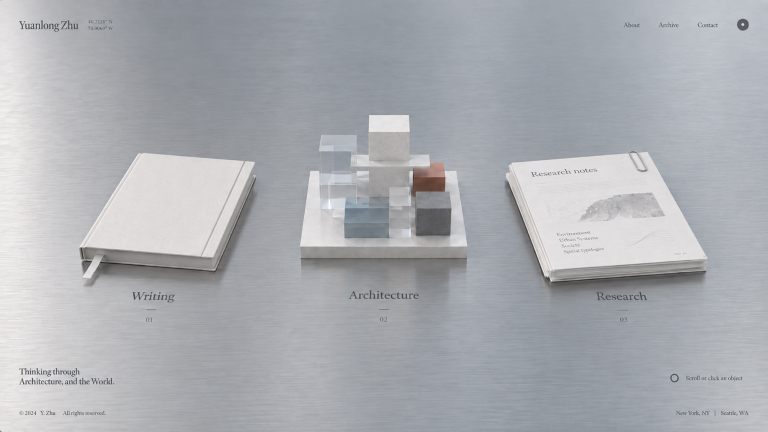
#> input picture dist/references/733B4843-FDFE-4226-B71E-1A773AAB24A8.jpeg, 1536 x 864 px, found by its file name (shown at 1/2 size)
$ python textures.py
#> lines starting #> are read from the running program, lines starting #| are printed output that depends on the picture
from PIL import Image,ImageDraw,ImageFont,ImageFilter
import numpy as np
from pathlib import Path
p=Path('dist/assets');rng=np.random.default_rng(24);n=1024
# Deterministic material data, no lighting baked into diffuse maps.
y,x=np.mgrid[:n,:n];noise=rng.normal(0,1,(n,n))
def gray(name,a):Image.fromarray(np.clip(a,0,255).astype('uint8'),'L').convert('RGB').save(p/name)
#> called with name = 'metal-rough.png'
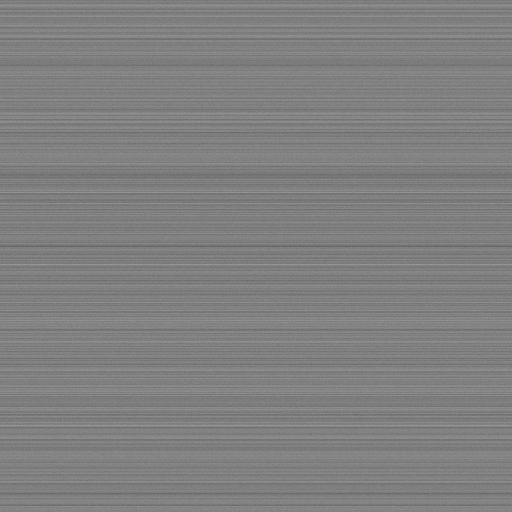
#> saved as metal-rough.png: PIL image 1024x1024 RGB (shown at 1/2 size); min 81, max 174, mean 127.7
gray('metal-rough.png',128+noise*5+np.repeat(rng.normal(0,9,(n,1)),n,axis=1))
gray('metal-bump.png',128+noise*2+np.repeat(rng.normal(0,2,(n,1)),n,axis=1))
gray('linen-bump.png',128+14*np.sin(x*2.2)+14*np.sin(y*2.2)+noise*9)
gray('stone-bump.png',128+noise*20)
gray('paper-bump.png',128+noise*4)
font='dist/assets/instrument-serif.ttf';im=Image.new('RGB',(1000,1300),(238,237,231));d=ImageDraw.Draw(im)
#> after `im = Image.new('RGB', (1000, 1300), (238, 237, 231))`:
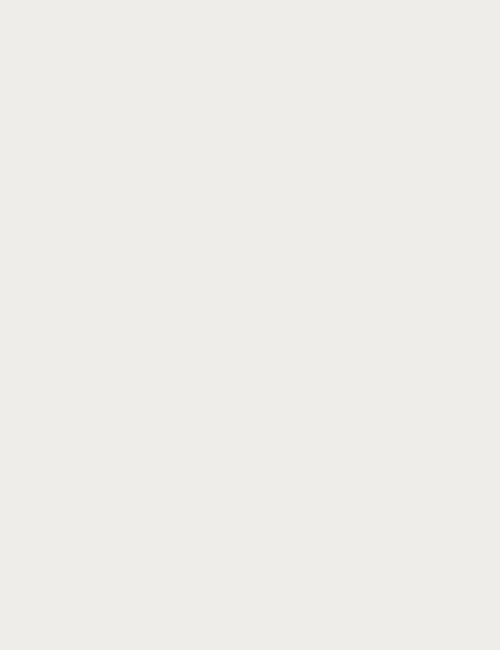
#> im: PIL image 1000x1300 RGB (shown at 1/2 size); mean R, G, B 238, 237, 231
def txt(pos,t,size,fill=(78,79,77)):d.text(pos,t,font=ImageFont.truetype(font,size),fill=fill)
txt((94,86),'Research notes',60)
for yy in [188,201,214,227]:d.line((95,yy,892,yy),fill=(215,215,209),width=1)
# Muted map excerpt directly from supplied reference, used as printed graphic only.
ref=Image.open('dist/references/733B4843-FDFE-4226-B71E-1A773AAB24A8.jpeg');m=ref.crop((1090,388,1327,445)).convert('L').resize((782,265));m=Image.blend(Image.new('L',m.size,230),m,.55);im.paste(m.convert('RGB'),(100,414))
#> further down, ref is the input picture: PIL image 1536x864 RGB; mean R, G, B 170.6, 173.1, 177.7
#> after `m = ref.crop((1090, 388, 1327, 445)).convert('L').resize((782, 265))`:
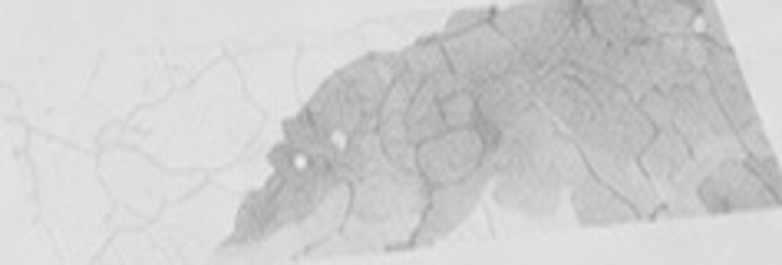
#> m: PIL image 782x265 L; min 144, max 237, mean 206.1
#> after `m = Image.blend(Image.new('L', m.size, 230), m, 0.55)`:
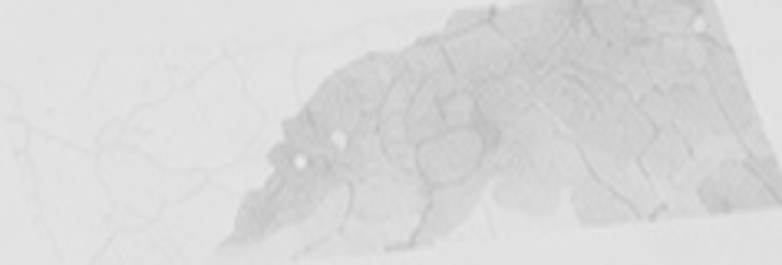
#> m: PIL image 782x265 L; min 182, max 233, mean 216.4
#> after `im.paste(m.convert('RGB'), (100, 414))`:
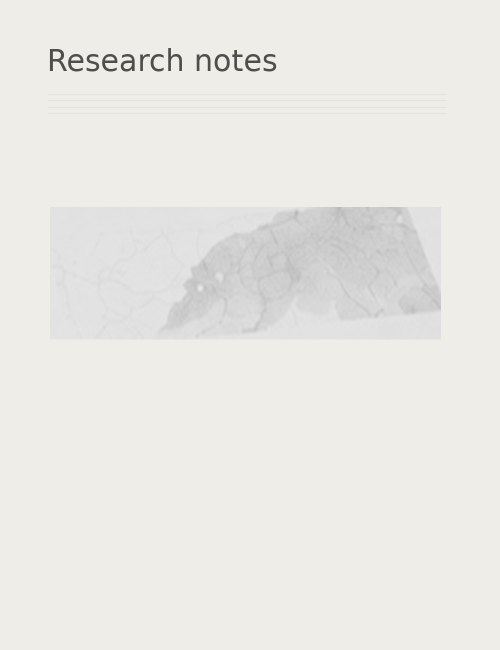
#> im: PIL image 1000x1300 RGB (shown at 1/2 size); mean R, G, B 233.8, 232.9, 227.9
for i,t in enumerate(['Environment','Urban Systems','Society','Spatial Typologies']):txt((99,873+i*45),t,32)
for yy in range(879,1100,25):d.line((533,yy,879,yy),fill=(219,219,214),width=1)
d.line([(544,1080),(610,1069),(677,1040),(727,986),(780,952),(872,914)],fill=(195,197,193),width=2);txt((820,1184),'Vol. 01',20,(151,151,146));im.save(p/'research-print.png')
#> after `d.line([(544, 1080), (610, 1069), (677, 1040), (727, 986), (780, 952),`:
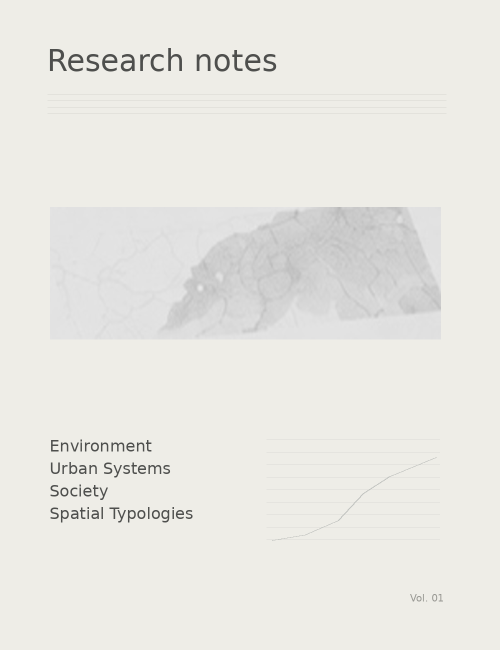
#> saved as research-print.png: PIL image 1000x1300 RGB (shown at 1/2 size); mean R, G, B 232.9, 232.1, 227.1
# Explicit contact-sheet crops for private reference-study content and QA.
#> (the run stopped early here; a loop or call above may not have finished)

$ run again, with assets/arch-mineral-normal.png saved as dist/references/733B4843-FDFE-4226-B71E-1A773AAB24A8.jpeg
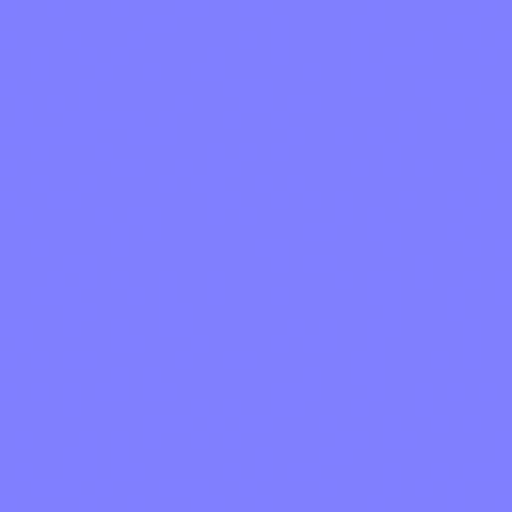
#> input picture assets/arch-mineral-normal.png, 1024 x 1024 px, found by its file name (shown at 1/2 size)
#> ref is the input picture: PIL image 1024x1024 RGB; mean R, G, B 127.3, 126.5, 254.1
#> m: PIL image 782x265 L; every value is 0
#> m: PIL image 782x265 L; every value is 103
#> `im.paste(m.convert('RGB'), (100, 414))`:
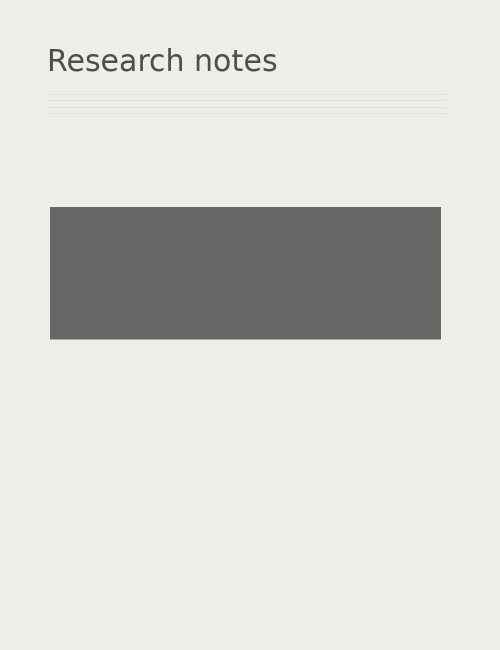
#> im: PIL image 1000x1300 RGB (shown at 1/2 size); mean R, G, B 215.7, 214.9, 209.8
#> `d.line([(544, 1080), (610, 1069), (677, 1040), (727, 986), (780, 952),`:
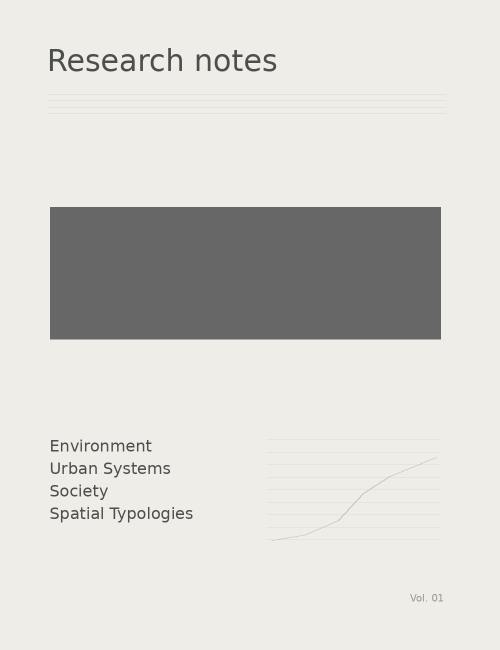
#> saved as research-print.png: PIL image 1000x1300 RGB (shown at 1/2 size); mean R, G, B 214.9, 214.1, 209.1
